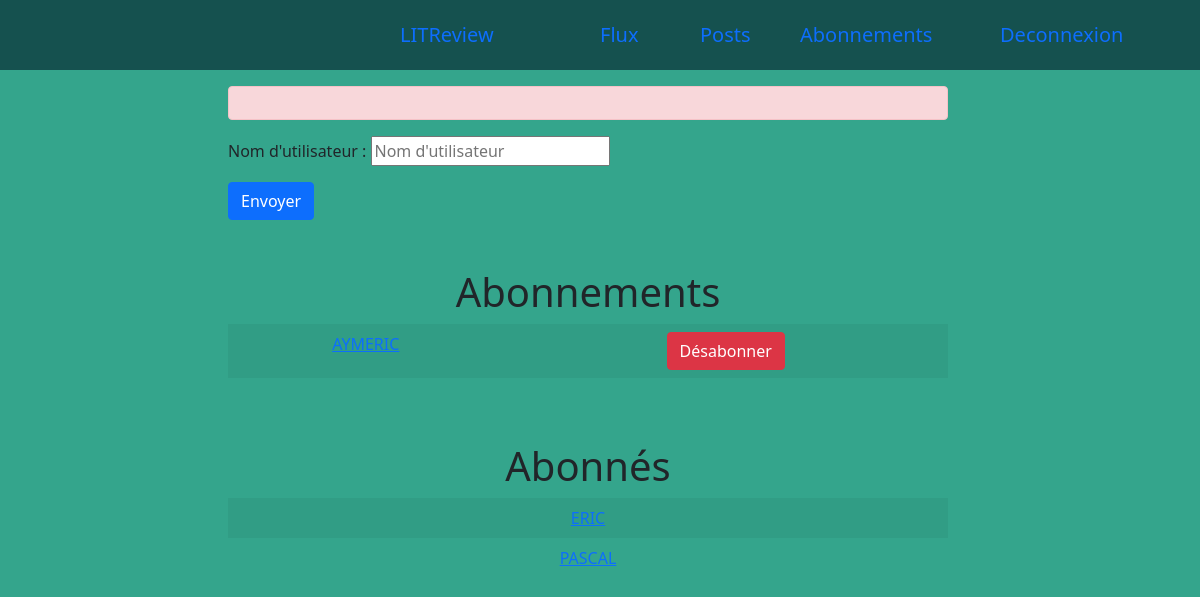
Before: /review/subscription/ (signed in) with the older database file.
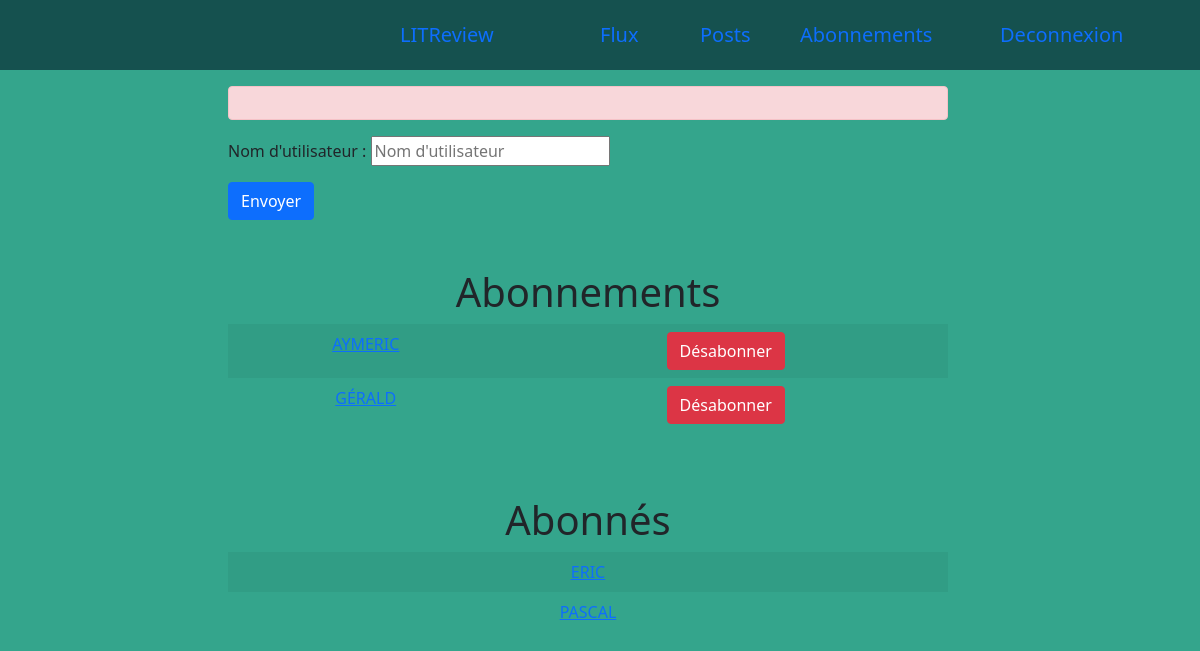
After: the same page with the newer database file.
### review/models.py (models this page shows)
class UserFollows(models.Model):
    user = models.ForeignKey(
        User,
        related_name='following',
        on_delete=models.CASCADE,
        verbose_name='Follower')
    followed_user = models.ForeignKey(
        User,
        related_name='followed_by',
        on_delete=models.CASCADE,
        verbose_name='Utilisateur')
    class Meta:
        unique_together = ('user', 'followed_user', )

### review/views.py (the view, shortened to what this page needs)
# urls.py: path('subscription/', views.subscription, name='subscription'),
@login_required()
def subscription(request):
    html_template = './review/subscription.html'
    followed_user = UserFollows.objects.filter(user=request.user)
    follower_user = UserFollows.objects.filter(followed_user=request.user)
    form = SubscriptionForm()
    context = {
        'form': form,
        'followed_user': followed_user,
        'follower_user': follower_user,
    }
    return render(request, html_template, context)

### review/forms.py
class SubscriptionForm(forms.Form):
    username = forms.CharField(
        max_length=63,
        label='Nom d\'utilisateur',
        widget=forms.TextInput(attrs={
            'placeholder':'Nom d\'utilisateur'})
    )

### review/templates/review/subscription.html (shortened to what this page needs)
{% extends "litreview/base.html" %}
{% block body %}
<div class="row justify-content-center">
    <div class="col-8">
        <div class="row justify-content-center">
            <div>
                <form method="post" action="">
                    <div class="alert alert-danger" role="alert">
                    </div>
                    {{ form.as_p }}
                    <input class="btn btn-primary" type="submit" value="Envoyer">
                </form>
            </div>
            <div class="mt-5">
                <h1 class="text-center">Abonnements</h1>
                <table class="table table-striped table-borderless">
                    {% for link in followed_user %}
                    <tr>
                        <td><a href="{% url 'review:view-by-user' link.followed_user.pk %}">{{ link.followed_user.username | upper }}</a></td>
                        <td><a href="{% url 'review:unfollow' link.pk %}" class="btn btn-danger">Désabonner</a></td>
                    </tr>
                    {% endfor %}
                </table>
            </div>
            <div class="mt-5">
                <h1 class="text-center">Abonnés</h1>
                <table class="table table-striped table-borderless">
                    {% for link in follower_user %}
                    <tr>
                        <td><a href="{% url 'review:view-by-user' link.user.pk %}">{{ link.user.username | upper }}</a></td>
                    </tr>
                    {% endfor %}
                </table>
            </div>
        </div>
    </div>
</div>
{% endblock %}

### litreview/templates/litreview/base.html (shortened to what this page needs)
{% load static %}
<!DOCTYPE html>
<html lang="fr">
<head>
    <link rel="stylesheet" href="https://cdn.jsdelivr.net/npm/bootstrap@5.1.3/dist/css/bootstrap.min.css">
    <link rel="stylesheet" href="{% static 'litreview/styles.css' %}" />
</head>
<body>
    <nav class="navbar justify-content-end">
        <div class="col-md-2">
            <a class="navbar-brand" href="{% url 'review:accueil-review' %}">LITReview</a>
        </div>
        <div class="col-md-1">
            {% if user.is_authenticated %}
                <a class="navbar-brand" href="{% url 'review:accueil-review' %}">Flux</a>
            {% endif %}
        </div>
        <div class="col-md-1">
            {% if user.is_authenticated %}
                <a class="navbar-brand" href="{% url 'review:view-by-user' user.id %}">Posts</a>
            {% endif %}
        </div>
        <div class="col-md-2">
            {% if user.is_authenticated %}
                <a class="navbar-brand" href="{% url 'review:subscription' %}">Abonnements</a>
            {% endif %}
        </div>
        <div class="col-md-2">
            {% if user.is_authenticated %}
                <a class="navbar-brand" href="{% url 'authenticate:logout' %}">Deconnexion</a>
            {% endif %}
        </div>
    </nav>
    <div class="container">
        <div class="row mt-3">
            {% block body %}
            {% endblock %}
        </div>
    </div>
</body>
</html>

### litreview/static/litreview/styles.css (style rules this page uses)
body { background-color: #34A58C; }
.navbar { background-color:#15514F; height: 70px; }
table { border: 0px solid; }
td { text-align: center; }
.table-borderless > tbody > tr > td, .table-borderless > tbody > tr > th, .table-borderless > tfoot > tr > td, .table-borderless > tfoot > tr > th, .table-borderless > thead > tr > td, .table-borderless > thead > tr > th { border: none; }

Changed rows visible on the page:
added UserFollows: followed_user.username "GÉRALD", shown under "Abonnements"
